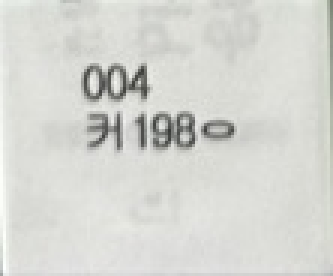
#> input picture image_crop/0.jpg, 111 x 92 px, found by its file name (shown 3 times larger)
$ jupyter execute --allow-errors ocr_test.ipynb
#> lines starting #> are read from the running program, lines starting #| are printed output that depends on the picture; after the words box and inside, x2 and y2 are one past the last pixel; in counts of white or black regions, pixels touching at a corner belong together
[cell 1]
import cv2
import numpy as np

[cell 2]
img_path = [r'E:\AiLib_ObjectDetection\image_crop\0.jpg',
            r'E:\AiLib_ObjectDetection\image_crop\1.jpg',
            r'E:\AiLib_ObjectDetection\image_crop\2.jpg',
            r'E:\AiLib_ObjectDetection\image_crop\3.jpg',
            r'E:\AiLib_ObjectDetection\image_crop\4.jpg',
            r'E:\AiLib_ObjectDetection\image_crop\5.jpg',
            r'E:\AiLib_ObjectDetection\image_crop\6.jpg',
            r'E:\AiLib_ObjectDetection\image_crop\7.jpg',
            r'E:\AiLib_ObjectDetection\image_crop\8.jpg',
            r'E:\AiLib_ObjectDetection\image_crop\9.jpg',
            ]
imgs = []
for i,v in enumerate(img_path):
    imgs.append(cv2.imread(v))

### Image Processing

[cell 3]
def resize_for_ocr(img, target_height=1000):
#> called with target_height = 1000
    h, w = img.shape[:2]
#> h = 92; w = 111
    scale = target_height / h
#> scale = 10.87
    new_w = int(w * scale)
#> new_w = 1206
    resized = cv2.resize(img, (new_w, target_height), interpolation=cv2.INTER_LINEAR)
#> img is the input picture: shape (92, 111, 3); mean B, G, R 209.7, 214.8, 213.6
    return resized

resized = resize_for_ocr(imgs[0], target_height=1000)
# cv2.imshow("resized", resized)
# cv2.waitKey(0)
# cv2.destroyAllWindows()

[cell 4]
kernel_size_row = 3
kernel_size_col = 3
kernel = np.ones((3, 3), np.uint8)
# dilation = cv2.dilate(edges, kernel, iterations=1)

[cell 5]
gray = cv2.cvtColor(resized, cv2.COLOR_BGR2GRAY)
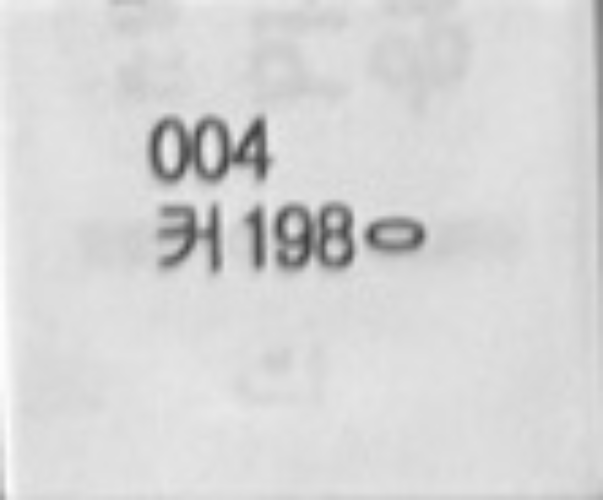
#> gray: shape (1000, 1206) (shown at 1/2 size); min 59, max 254, mean 213.7

# 블러로 노이즈 제거
blur = cv2.GaussianBlur(gray, (5, 5), 0)
# 엣지 검출 (Canny)

edges = cv2.Canny(blur, 0, 15, apertureSize=3)
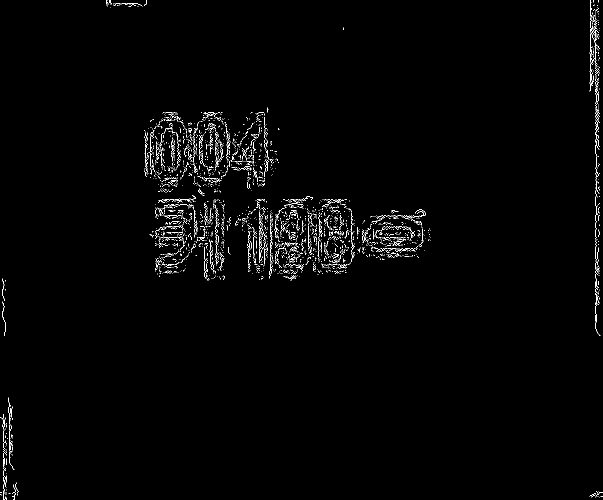
#> edges: shape (1000, 1206) (shown at 1/2 size); 1.2% white in thin lines or dots

dilation = cv2.dilate(edges, kernel, iterations=1)
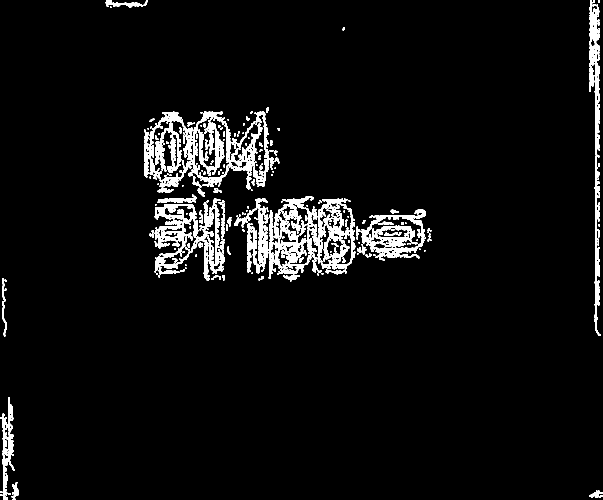
#> dilation: shape (1000, 1206) (shown at 1/2 size); 5% white; 278 white regions (134 under 20 px), largest, box (x1, y1, x2, y2) and area: (288, 223, 525, 374) 7434, (1178, 0, 1202, 672) 5634, (309, 408, 397, 549) 4915
erode1 = cv2.erode(dilation, kernel, iterations = 1)
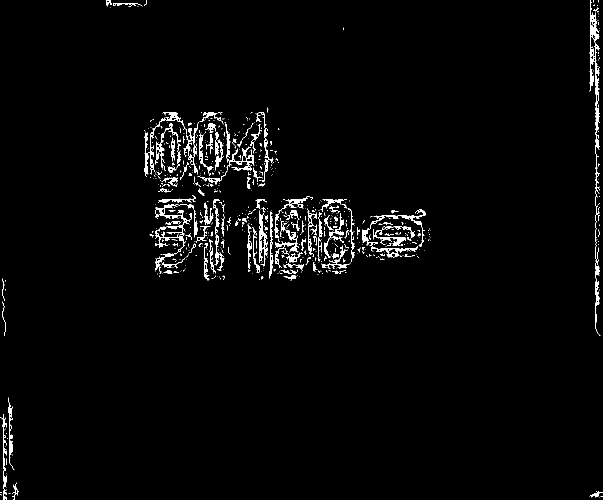
#> erode1: shape (1000, 1206) (shown at 1/2 size); 2.2% white; 722 white regions (600 under 20 px), largest, box (x1, y1, x2, y2) and area: (1179, 0, 1201, 671) 2677, (310, 409, 388, 514) 1469, (724, 419, 851, 493) 976
